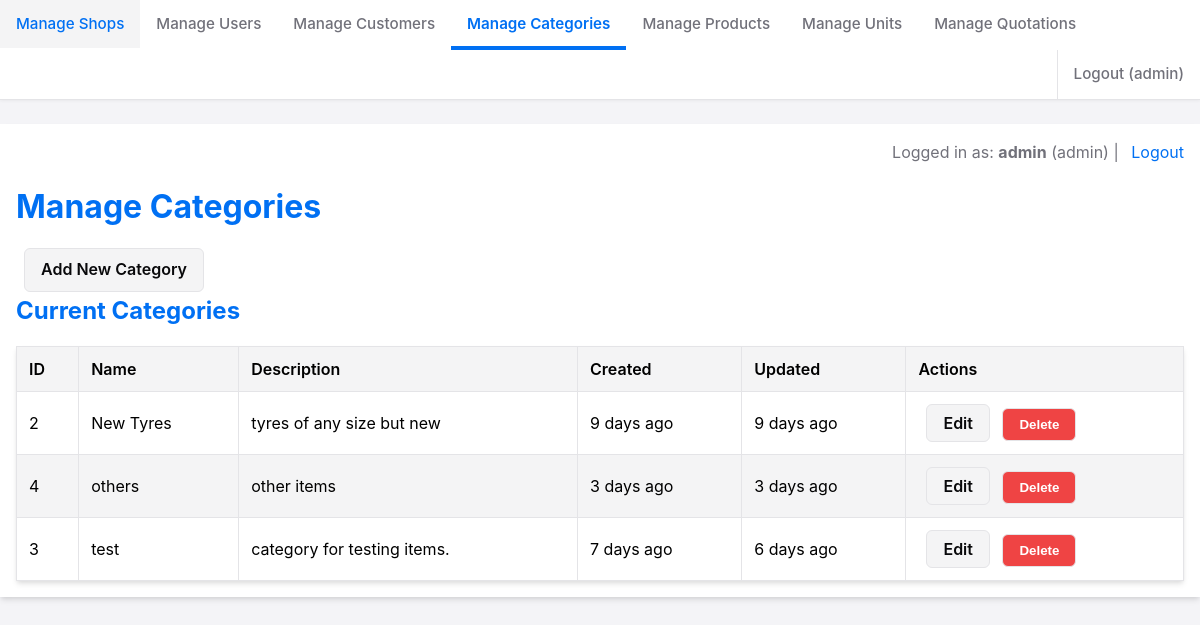
The app's page /admin/admin_categories.php (signed in) with its own data.
### tables this page shows
CREATE TABLE IF NOT EXISTS `categories` (
  `id` int NOT NULL AUTO_INCREMENT,
  `name` varchar(100) NOT NULL,
  `description` text,
  `created_at` timestamp NULL DEFAULT CURRENT_TIMESTAMP,
  `updated_at` timestamp NULL DEFAULT CURRENT_TIMESTAMP ON UPDATE CURRENT_TIMESTAMP,
  PRIMARY KEY (`id`),
  UNIQUE KEY `name` (`name`)
);

### includes/db_connect.php (called while the page is built, shortened)
<?php
class DatabaseConfig {
    public static function executeQuery(PDO $pdo, string $query, array $params = []): PDOStatement {
        try {
            $stmt = $pdo->prepare($query);
            $stmt->execute($params);
            return $stmt;
        } catch (PDOException $e) {
            self::logQueryError($query, $params, $e);
            throw $e;
        }
    }
}

### admin/admin_categories.php (the view, shortened to what this page needs)
<?php
require_once __DIR__ . '/../includes/time_formating_helper.php';
require_once __DIR__ . '/../includes/db_connect.php';
$allowed_roles = ['admin', 'manager', 'supervisor'];
$can_manage = isset($_SESSION['user_id']) && in_array($_SESSION['user_role'], $allowed_roles);
$pdo = null;
$action = $_GET['action'] ?? 'list';
function esc(string $string): string {
    return htmlspecialchars($string, ENT_QUOTES, 'UTF-8');
}
try {
    $pdo = DatabaseConfig::getConnection();
    $categories = [];
    if ($action === 'list') {
        $sql = "SELECT id, name, description, created_at, updated_at FROM categories ORDER BY name ASC";
        $stmt = DatabaseConfig::executeQuery($pdo, $sql);
        $categories = $stmt->fetchAll();
    }
    elseif ($action === 'add' && $can_manage) {
        if (!isset($form_data)) {
            $form_data = [
                'name' => '', 'description' => '',
            ];
        }
    } elseif (($action === 'add' || $action === 'edit') && !$can_manage) {
        $_SESSION['feedback_message'] = "Access denied.";
        $_SESSION['feedback_type'] = 'error';
        header('Location: admin_categories.php');
        exit;
    }
} catch (PDOException $e) {
    $feedback_message = "Database error: " . esc($e->getMessage());
    $feedback_type = 'error';
    $action = 'list';
} finally {
    DatabaseConfig::closeConnection($pdo);
}
require_once __DIR__ . '/../includes/nav.php';
?>
<!DOCTYPE html>
<html lang="en">
<head>
    <link rel="stylesheet" href="../css/admin.css">
</head>
<body>
    <div class="container">
        <div class="user-info">
             Logged in as: <strong><?php echo esc($_SESSION['username']); ?></strong> (<?php echo esc($_SESSION['user_role']); ?>)
             | <a href="logout.php">Logout</a>
        </div>
        <h1>Manage Categories</h1>
        <?php if ($action === 'list'): ?>
            <?php if ($can_manage):  ?>
                <a href="admin_categories.php?action=add" class="button-link">Add New Category</a>
            <?php endif; ?>
            <h2>Current Categories</h2>
            <table>
                <thead>
                    <tr>
                        <th>ID</th>
                        <th>Name</th>
                        <th>Description</th>
                        <th>Created</th>
                        <th>Updated</th>
                        <?php if ($can_manage): ?>
                           <th>Actions</th>
                        <?php endif; ?>
                    </tr>
                </thead>
                <tbody>
                    <?php if (empty($categories)): ?>
                        <tr>
                            <td colspan="<?php echo $can_manage ? 6 : 5; ?>">No categories found.</td>
                        </tr>
                    <?php else: ?>
                        <?php foreach ($categories as $category): ?>
                        <tr>
                            <td><?php echo (int)$category['id']; ?></td>
                            <td><?php echo esc($category['name']); ?></td>
                            <td><?php echo nl2br(esc($category['description'] ?? 'N/A'));  ?></td>
                            <td><?php echo formatRelativeTime($category['created_at']); ?></td>
                            <td><?php echo formatRelativeTime($category['updated_at']); ?></td>
                           <?php if ($can_manage): ?>
                               <td class="actions">
                                   <a href="admin_categories.php?action=edit&id=<?php echo (int)$category['id']; ?>" class="button-link edit">Edit</a>
                                   <button type="button" onclick="confirmDelete(<?php echo (int)$category['id']; ?>, '<?php echo esc(addslashes($category['name'])); ?>')" class="button-link delete">Delete</button>
                               </td>
                           <?php endif; ?>
                        </tr>
                        <?php endforeach; ?>
                    <?php endif; ?>
                </tbody>
            </table>
        <?php endif;  ?>
    </div>
</body>
</html>

### includes/time_formating_helper.php (shortened to what this page needs)
<?php
function formatRelativeTime($timestamp) {
    $now = new DateTime();
    $past = new DateTime($timestamp);
    $diff = $now->diff($past);
    $exactTimestamp = date('Y-m-d H:i:s', strtotime($timestamp));
    if ($diff->y > 0) {
        $relativeTime = $diff->y . ' year' . ($diff->y > 1 ? 's' : '') . ' ago';
    } elseif ($diff->m > 0) {
        $relativeTime = $diff->m . ' month' . ($diff->m > 1 ? 's' : '') . ' ago';
    } elseif ($diff->d > 0) {
        $relativeTime = $diff->d . ' day' . ($diff->d > 1 ? 's' : '') . ' ago';
    } elseif ($diff->h > 0) {
        $relativeTime = $diff->h . ' hour' . ($diff->h > 1 ? 's' : '') . ' ago';
    } elseif ($diff->i > 0) {
        $relativeTime = $diff->i . ' minute' . ($diff->i > 1 ? 's' : '') . ' ago';
    } else {
        $relativeTime = 'Just now';
    }
    return "<span class='timestamp' title='Exact time'>{$relativeTime}<span class='tooltip'>{$exactTimestamp}</span></span>";
}
?>

### css/admin.css (style rules this page uses)
:root { --background: #ffffff; --foreground: #000000; --card: #ffffff; --card-foreground: #000000; --popover: #ffffff; --popover-foreground: #000000; --primary: #0070f3; --primary-foreground: #ffffff; --secondary: #f4f4f5; --secondary-foreground: #09090b; --muted: #f4f4f5; --muted-foreground: #71717a; --accent: #f4f4f5; --accent-foreground: #09090b; --destructive: #ef4444; --destructive-foreground: #ffffff; --border: #e4e4e7; --input: #e4e4e7; --ring: #0070f3; --role-admin: #ef4444; --role-manager: #10b981; --role-supervisor: #3b82f6; --role-staff: #8b5cf6; --role-viewer: #6b7280; }
* { box-sizing: border-box; margin: 0; padding: 0; }
body { font-family: -apple-system, BlinkMacSystemFont, "Segoe UI", Roboto, Oxygen-Sans, Ubuntu, Cantarell, "Helvetica Neue", sans-serif; line-height: 1.6; color: var(--foreground); background-color: #f4f4f7; }
.container { max-width: 1200px; margin: 0 auto; padding: 1rem; background-color: var(--background); box-shadow: 0 4px 6px -1px rgba(0, 0, 0, 0.1), 0 2px 4px -1px rgba(0, 0, 0, 0.06); }
.user-info { text-align: right; margin-bottom: 1rem; color: var(--muted-foreground); }
.user-info a { color: var(--primary); text-decoration: none; margin-left: 0.5rem; }
h1, h2 { margin-bottom: 1rem; color: var(--primary); }
button, .button-link { display: inline-block; padding: 0.5rem 1rem; border-radius: 0.375rem; text-decoration: none; cursor: pointer; font-weight: 600; transition: all 0.2s ease; }
button { background-color: var(--primary); color: var(--primary-foreground); border: none; }
.button-link { background-color: var(--secondary); color: var(--secondary-foreground); border: 1px solid var(--border); margin-left: 0.5rem; }
.button-link.edit { background-color: var(--accent); color: var(--accent-foreground); }
.button-link.delete { background-color: var(--destructive); color: var(--destructive-foreground); }
table { width: 100%; border-collapse: collapse; background-color: var(--card); box-shadow: 0 4px 6px -1px rgba(0, 0, 0, 0.1), 0 2px 4px -1px rgba(0, 0, 0, 0.06); }
table th, table td { border: 1px solid var(--border); padding: 0.75rem; text-align: left; }
table th { background-color: var(--muted); font-weight: 600; }
table tr:nth-child(even) { background-color: var(--accent); }
.timestamp { position: relative; cursor: help; }

### records on screen
categories: id "2", name "New Tyres", description "tyres of any size but new", created_at "9 days ago 9 days ago"
categories: id "4", name "others", description "other items", created_at "3 days ago 3 days ago"
categories: id "3", name "test", description "category for testing items.", created_at "7 days ago 6 days ago"

### other values on screen
esc_nav($_SESSION['username']) "admin"
$_SESSION['username'] "admin"
$_SESSION['user_role'] "admin"
